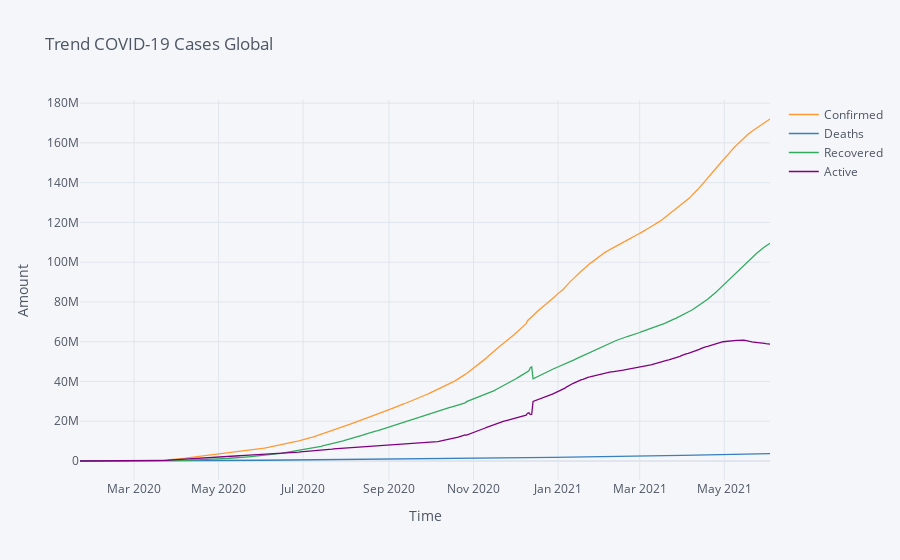

The notebook cell saved with this chart:
### Markdown cell above
### **Comparison Trend Confirmed, Deaths, Recovered, and Active Case**

### Code cell
dataGroup.iplot(title = "Trend COVID-19 Cases Global", xTitle = "Time", yTitle = "Amount")

### Figure 1 — Plotly figure (JSON) as saved in the notebook; plotly's stock layout.template omitted (floating-point values rounded to 4 significant figures; data arrays with more than 128 entries replaced by an {"elided": "..."} marker saying what was removed)
{"data": [{"line": {"color": "rgba(255, 153, 51, 1.0)", "dash": "solid", "shape": "linear", "width": 1.3}, "mode": "lines", "name": "Confirmed", "text": "", "type": "scatter", "x": {"elided": "499 str values"}, "y": {"elided": "499 int values"}}, {"line": {"color": "rgba(55, 128, 191, 1.0)", "dash": "solid", "shape": "linear", "width": 1.3}, "mode": "lines", "name": "Deaths", "text": "", "type": "scatter", "x": {"elided": "499 str values"}, "y": {"elided": "499 int values"}}, {"line": {"color": "rgba(50, 171, 96, 1.0)", "dash": "solid", "shape": "linear", "width": 1.3}, "mode": "lines", "name": "Recovered", "text": "", "type": "scatter", "x": {"elided": "499 str values"}, "y": {"elided": "499 int values"}}, {"line": {"color": "rgba(128, 0, 128, 1.0)", "dash": "solid", "shape": "linear", "width": 1.3}, "mode": "lines", "name": "Active", "text": "", "type": "scatter", "x": {"elided": "499 str values"}, "y": {"elided": "499 int values"}}], "layout": {"legend": {"bgcolor": "#F5F6F9", "font": {"color": "#4D5663"}}, "paper_bgcolor": "#F5F6F9", "plot_bgcolor": "#F5F6F9", "title": {"font": {"color": "#4D5663"}, "text": "Trend COVID-19 Cases Global"}, "xaxis": {"gridcolor": "#E1E5ED", "showgrid": true, "tickfont": {"color": "#4D5663"}, "title": {"font": {"color": "#4D5663"}, "text": "Time"}, "zerolinecolor": "#E1E5ED"}, "yaxis": {"gridcolor": "#E1E5ED", "showgrid": true, "tickfont": {"color": "#4D5663"}, "title": {"font": {"color": "#4D5663"}, "text": "Amount"}, "zerolinecolor": "#E1E5ED"}}}
